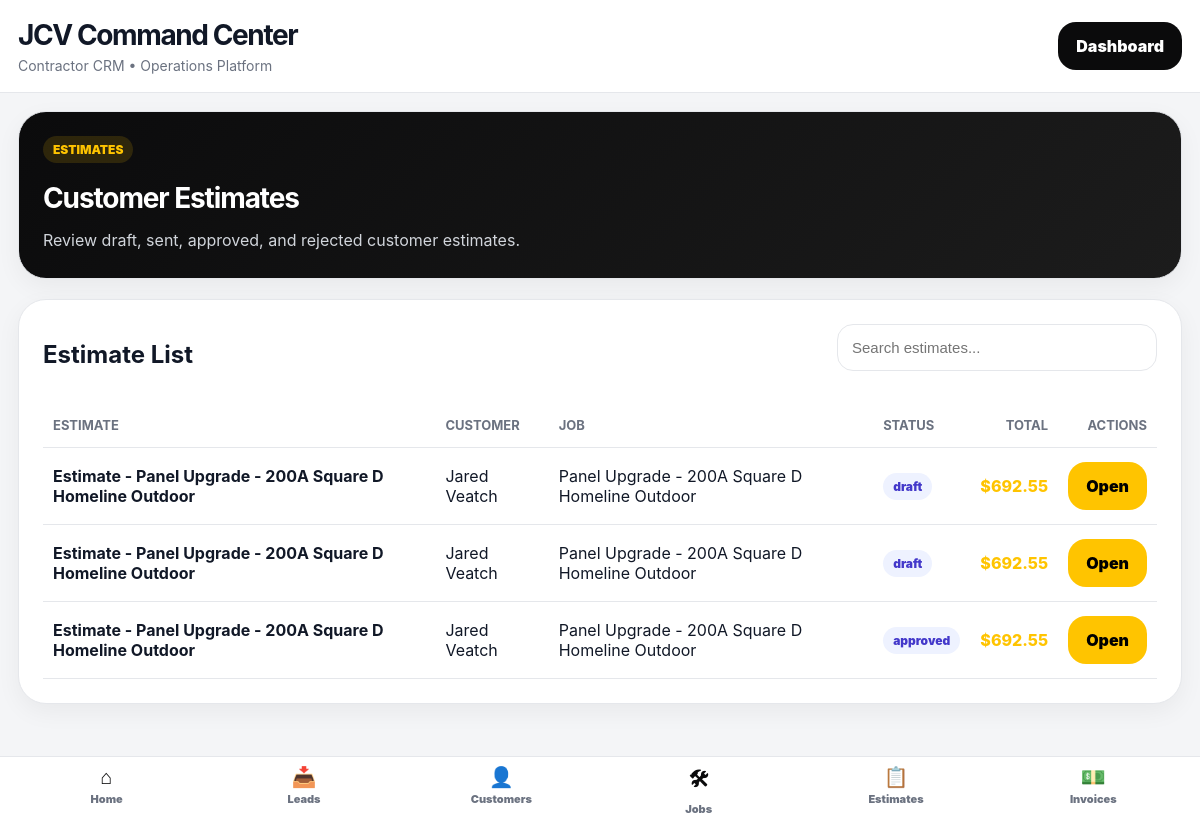
The app's page /estimates/ (signed in) with its own data.
### core/models.py (models this page shows, shortened)
class Estimate(models.Model):
    STATUS_CHOICES = [
        ("draft", "Draft"),
        ("sent", "Sent"),
        ("approved", "Approved"),
        ("rejected", "Rejected"),
    ]
    job = models.ForeignKey(Job, on_delete=models.CASCADE, related_name="estimates")
    title = models.CharField(max_length=255)
    status = models.CharField(max_length=50, choices=STATUS_CHOICES, default="draft")
    scope_of_work = models.TextField(blank=True, null=True)
    exclusions = models.TextField(blank=True, null=True)
    terms = models.TextField(blank=True, null=True)
    subtotal = models.DecimalField(max_digits=10, decimal_places=2, default=0)
    tax = models.DecimalField(max_digits=10, decimal_places=2, default=0)
    total = models.DecimalField(max_digits=10, decimal_places=2, default=0)
    customer_signature_name = models.CharField(max_length=255, blank=True, null=True)
    signed_date = models.DateTimeField(blank=True, null=True)
    accepted_terms = models.BooleanField(default=False)
    created_at = models.DateTimeField(auto_now_add=True)
    class Meta:
        ordering = ["-created_at"]

class Job(models.Model):
    STATUS_CHOICES = [
        ("new", "New"),
        ("site_visit", "Site Visit"),
        ("estimate_needed", "Estimate Needed"),
        ("estimate_sent", "Estimate Sent"),
        ("approved", "Approved"),
        ("scheduled", "Scheduled"),
        ("in_progress", "In Progress"),
        ("waiting_parts", "Waiting on Parts"),
        ("completed", "Completed"),
        ("invoiced", "Invoiced"),
        ("paid", "Paid"),
        ("cancelled", "Cancelled"),
    ]
    PRIORITY_CHOICES = [
        ("low", "Low"),
        ("normal", "Normal"),
        ("high", "High"),
        ("urgent", "Urgent"),
    ]
    customer = models.ForeignKey(Customer, on_delete=models.CASCADE, related_name="jobs")
    template = models.ForeignKey(
        ServiceTemplate,
        on_delete=models.SET_NULL,
        blank=True,
        null=True,
        related_name="jobs",
    )
    title = models.CharField(max_length=255)
    status = models.CharField(max_length=50, choices=STATUS_CHOICES, default="new")
    priority = models.CharField(max_length=50, choices=PRIORITY_CHOICES, default="normal")
    assigned_to = models.CharField(max_length=255, blank=True, null=True)
    job_address = models.CharField(max_length=255, blank=True, null=True)
    description = models.TextField(blank=True, null=True)
    site_notes = models.TextField(blank=True, null=True)
    material_notes = models.TextField(blank=True, null=True)
    estimated_total_price = models.DecimalField(max_digits=10, decimal_places=2, default=0)
    scheduled_date = models.DateTimeField(blank=True, null=True)
    completed_at = models.DateTimeField(blank=True, null=True)
    created_at = models.DateTimeField(auto_now_add=True)
    class Meta:
        ordering = ["-created_at"]

class Customer(models.Model):
    CUSTOMER_TYPE_CHOICES = [
        ("residential", "Residential"),
        ("commercial", "Commercial"),
        ("industrial", "Industrial"),
    ]
    STATUS_CHOICES = [
        ("active", "Active"),
        ("inactive", "Inactive"),
        ("lead", "Lead"),
    ]
    name = models.CharField(max_length=255)
    company_name = models.CharField(max_length=255, blank=True, null=True)
    phone = models.CharField(max_length=50, blank=True, null=True)
    email = models.EmailField(blank=True, null=True)
    customer_type = models.CharField(
        max_length=50,
        choices=CUSTOMER_TYPE_CHOICES,
        default="residential",
    )
    status = models.CharField(
        max_length=50,
        choices=STATUS_CHOICES,
        default="active",
    )
    address = models.CharField(max_length=255, blank=True, null=True)
    city = models.CharField(max_length=100, blank=True, null=True)
    notes = models.TextField(blank=True, null=True)
    created_at = models.DateTimeField(auto_now_add=True)

### core/estimate_views.py (the view)
@staff_member_required
def estimates(request):
    return render(request, "estimates.html", {
        "estimates": Estimate.objects.all().order_by("-created_at"),
    })

### core/templates/estimates.html (shortened to what this page needs)
{% extends "base.html" %}
{% block content %}
<div class="card"
     style="
        background:linear-gradient(135deg, #0b0b0c 0%, #1c1c1c 100%);
        color:white;
     ">
    <div style="
        display:flex;
        justify-content:space-between;
        align-items:flex-start;
        gap:20px;
        flex-wrap:wrap;
    ">
        <div>
            <div class="badge"
                 style="
                    background:rgba(255,196,0,.14);
                    color:var(--gold);
                    margin-bottom:18px;
                 ">
                ESTIMATES
            </div>
            <h1 class="section-title"
                style="color:white; margin-bottom:12px;">
                Customer Estimates
            </h1>
            <p style="color:#d1d5db; margin:0; line-height:1.7;">
                Review draft, sent, approved, and rejected customer estimates.
            </p>
        </div>
    </div>
</div>
<div class="card">
    <div style="
        display:flex;
        justify-content:space-between;
        align-items:center;
        gap:12px;
        flex-wrap:wrap;
        margin-bottom:18px;
    ">
        <h2 style="margin:0;">
            Estimate List
        </h2>
        <input type="text"
               id="estimateSearch"
               placeholder="Search estimates..."
               onkeyup="filterEstimates()"
               style="max-width:320px;">
    </div>
    <div style="overflow-x:auto;">
        <table style="width:100%; border-collapse:collapse;">
            <thead>
                <tr style="border-bottom:1px solid rgba(255,255,255,.08);">
                    <th style="text-align:left; padding:14px 10px;">Estimate</th>
                    <th style="text-align:left; padding:14px 10px;">Customer</th>
                    <th style="text-align:left; padding:14px 10px;">Job</th>
                    <th style="text-align:left; padding:14px 10px;">Status</th>
                    <th style="text-align:right; padding:14px 10px;">Total</th>
                    <th style="text-align:right; padding:14px 10px;">Actions</th>
                </tr>
            </thead>
            <tbody id="estimateTable">
            {% for estimate in estimates %}
                <tr style="border-bottom:1px solid rgba(255,255,255,.06);">
                    <td style="padding:14px 10px;">
                        <strong>{{ estimate.title }}</strong>
                    </td>
                    <td style="padding:14px 10px;">
                        {{ estimate.job.customer.name }}
                    </td>
                    <td style="padding:14px 10px;">
                        {{ estimate.job.title }}
                    </td>
                    <td style="padding:14px 10px;">
                        <span class="badge">
                            {{ estimate.status }}
                        </span>
                    </td>
                    <td style="
                        padding:14px 10px;
                        text-align:right;
                        font-weight:800;
                        color:var(--gold);
                    ">
                        ${{ estimate.total }}
                    </td>
                    <td style="padding:14px 10px; text-align:right;">
                        <a class="btn btn-gold"
                           href="/estimates/{{ estimate.id }}/">
                            Open
                        </a>
                    </td>
                </tr>
            {% endfor %}
            </tbody>
        </table>
    </div>
</div>
{% endblock %}

### core/templates/base.html (style rules this page uses)
:root { --bg: #f4f5f7; --card: #ffffff; --black: #0b0b0c; --gold: #ffc400; --text: #111827; --muted: #6b7280; --border: #e5e7eb; --green: #16a34a; --blue: #2563eb; --red: #dc2626; }
* { box-sizing: border-box; }
body { margin: 0; background: var(--bg); font-family: Inter, SF Pro Display, -apple-system, BlinkMacSystemFont, sans-serif; color: var(--text); }
.card { background: white; border: 1px solid var(--border); border-radius: 28px; padding: 24px; margin-bottom: 20px; box-shadow: 0 8px 24px rgba(0,0,0,.05); }
.section-title { margin: 0 0 20px; font-size: 28px; letter-spacing: -.04em; }
.btn { display: inline-flex; align-items: center; justify-content: center; background: var(--black); color: white; text-decoration: none; border: none; padding: 14px 18px; border-radius: 18px; font-weight: 900; cursor: pointer; }
.btn-gold { background: var(--gold); color: black; }
input, textarea, select { width: 100%; padding: 14px; border-radius: 16px; border: 1px solid var(--border); margin-bottom: 14px; font-size: 15px; }
table { width: 100%; border-collapse: collapse; }
th, td { padding: 14px; border-bottom: 1px solid var(--border); text-align: left; }
th { color: var(--muted); font-size: 13px; text-transform: uppercase; }
.badge { display: inline-block; padding: 6px 10px; border-radius: 999px; font-size: 12px; font-weight: 900; background: #eef2ff; color: #4338ca; }

### records on screen
Estimate: title "Estimate - Panel Upgrade - 200A Square D Homeline Outdoor", job.customer.name "Jared Veatch", job "Panel Upgrade - 200A Square D Homeline Outdoor", status "draft", total "692.55"
Estimate: title "Estimate - Panel Upgrade - 200A Square D Homeline Outdoor", job.customer.name "Jared Veatch", job "Panel Upgrade - 200A Square D Homeline Outdoor", status "draft", total "692.55"
Estimate: title "Estimate - Panel Upgrade - 200A Square D Homeline Outdoor", job.customer.name "Jared Veatch", job "Panel Upgrade - 200A Square D Homeline Outdoor", status "approved", total "692.55"
